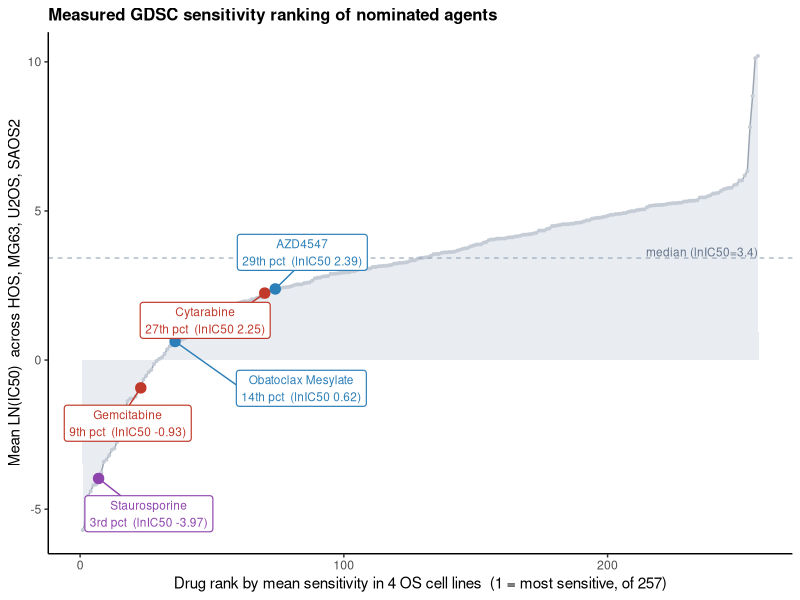
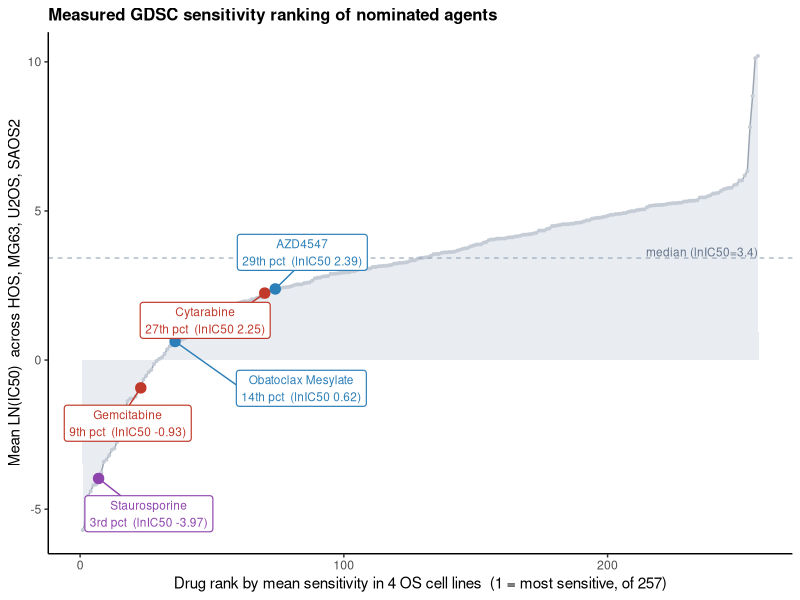

Generate these figures, in order, with R:
################################################################################
## drug_ranking_plot.R  -  waterfall ranking of the nominated drugs
##
## Reuses the `avg` object built in drug_independent_and_anchor.R, part (B):
##   avg has columns: drug, mean_LN_IC50  (measured GDSC mean over the 4 OS lines)
## Run AFTER that block, or rebuild avg with the two lines marked below.
################################################################################

suppressMessages({ library(ggplot2); library(ggrepel); library(dplyr) })

## --- rebuild `avg` if running standalone (otherwise reuse the one in memory) ---
avg <- read.csv("The average drug sensitivity of the four cell lines of osteosarcoma.csv.csv",
                check.names = FALSE)
colnames(avg) <- c("drug","mean_LN_IC50")
avg <- avg[is.na(suppressWarnings(as.numeric(avg$drug))), ]

avg <- avg %>%
  arrange(mean_LN_IC50) %>%
  mutate(rank = row_number(),
         pct  = rank / n() * 100)

hi <- c("Gemcitabine","Cytarabine","Obatoclax Mesylate","AZD4547","Staurosporine")
pal <- c("Gemcitabine"="#C0392B","Cytarabine"="#C0392B",     # FDA agents, high-risk
         "Obatoclax Mesylate"="#2C7FB8","AZD4547"="#2C7FB8",  # other high-risk-leaning
         "Staurosporine"="#8E44AD")                            # low-risk preferential

ord <- function(n) { n <- round(n)
  suf <- ifelse(n %% 100 %in% 11:13, "th",
         ifelse(n %% 10 == 1, "st", ifelse(n %% 10 == 2, "nd",
         ifelse(n %% 10 == 3, "rd", "th")))); paste0(n, suf) }

sub <- avg %>% filter(tolower(drug) %in% tolower(hi)) %>%
  mutate(col = pal[drug],
         lab = sprintf("%s\n%s pct  (lnIC50 %.2f)", drug, ord(pct), mean_LN_IC50))

med <- median(avg$mean_LN_IC50)

p <- ggplot(avg, aes(rank, mean_LN_IC50)) +
  geom_area(fill = "#e9edf2") +
  geom_line(color = "#9aa5b1", linewidth = 0.5) +
  geom_point(color = "#c5ccd6", size = 0.7) +
  geom_hline(yintercept = med, linetype = "dashed", color = "#94a3b8", linewidth = 0.4) +
  annotate("text", x = nrow(avg), y = med + 0.2, hjust = 1, size = 3,
           color = "#64748b", label = sprintf("median (lnIC50=%.1f)", med)) +
  geom_point(data = sub, aes(color = drug), size = 3.2, show.legend = FALSE) +
  geom_label_repel(data = sub, aes(label = lab, color = drug),
                   size = 3, label.size = 0.4, box.padding = 0.8,
                   min.segment.length = 0, seed = 1, show.legend = FALSE) +
  scale_color_manual(values = pal) +
  labs(x = "Drug rank by mean sensitivity in 4 OS cell lines  (1 = most sensitive, of 257)",
       y = "Mean LN(IC50)  across HOS, MG63, U2OS, SAOS2",
       title = "Measured GDSC sensitivity ranking of nominated agents") +
  theme_classic(base_size = 11) +
  theme(plot.title = element_text(face = "bold", size = 12))

ggsave("drug_sensitivity_ranking.pdf", p, width = 9.2, height = 4.8)
ggsave("drug_sensitivity_ranking.png", p, width = 9.2, height = 4.8, dpi = 300)
cat("saved drug_sensitivity_ranking.{pdf,png}\n")
